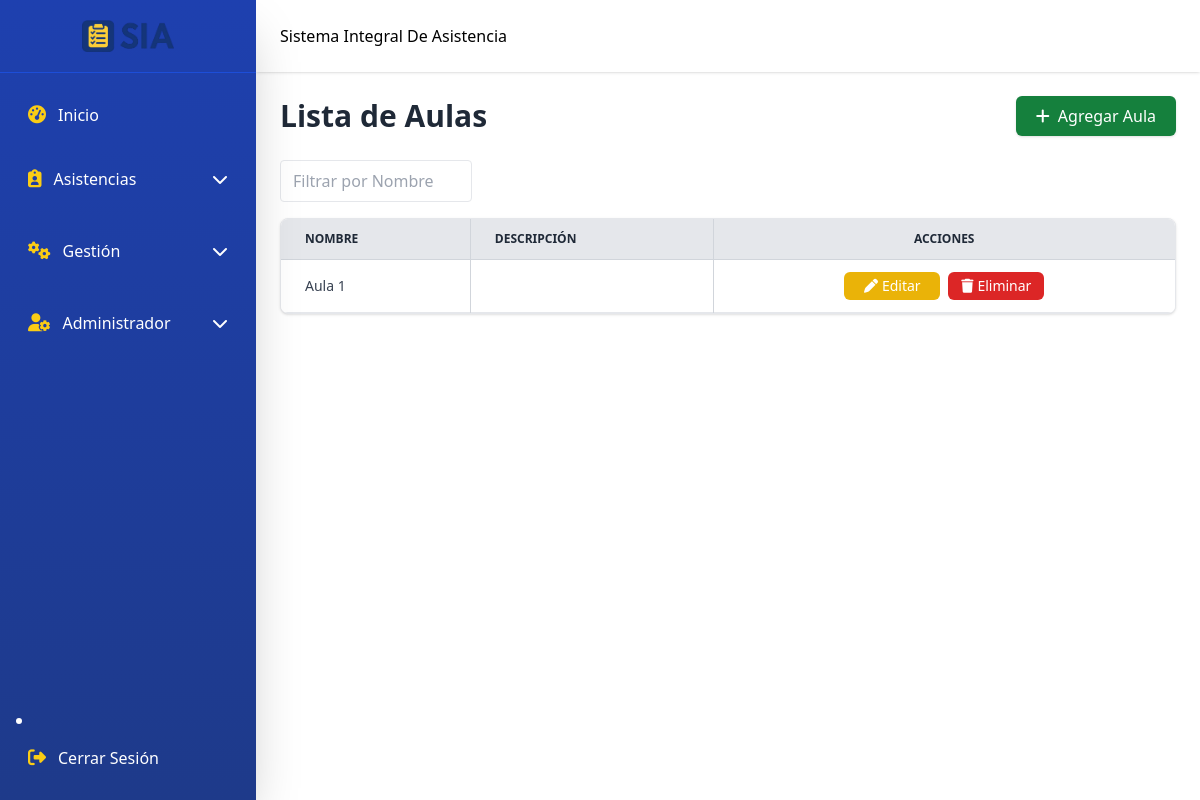
/classrooms.php (signed in), run on an earlier commit of the app's database.
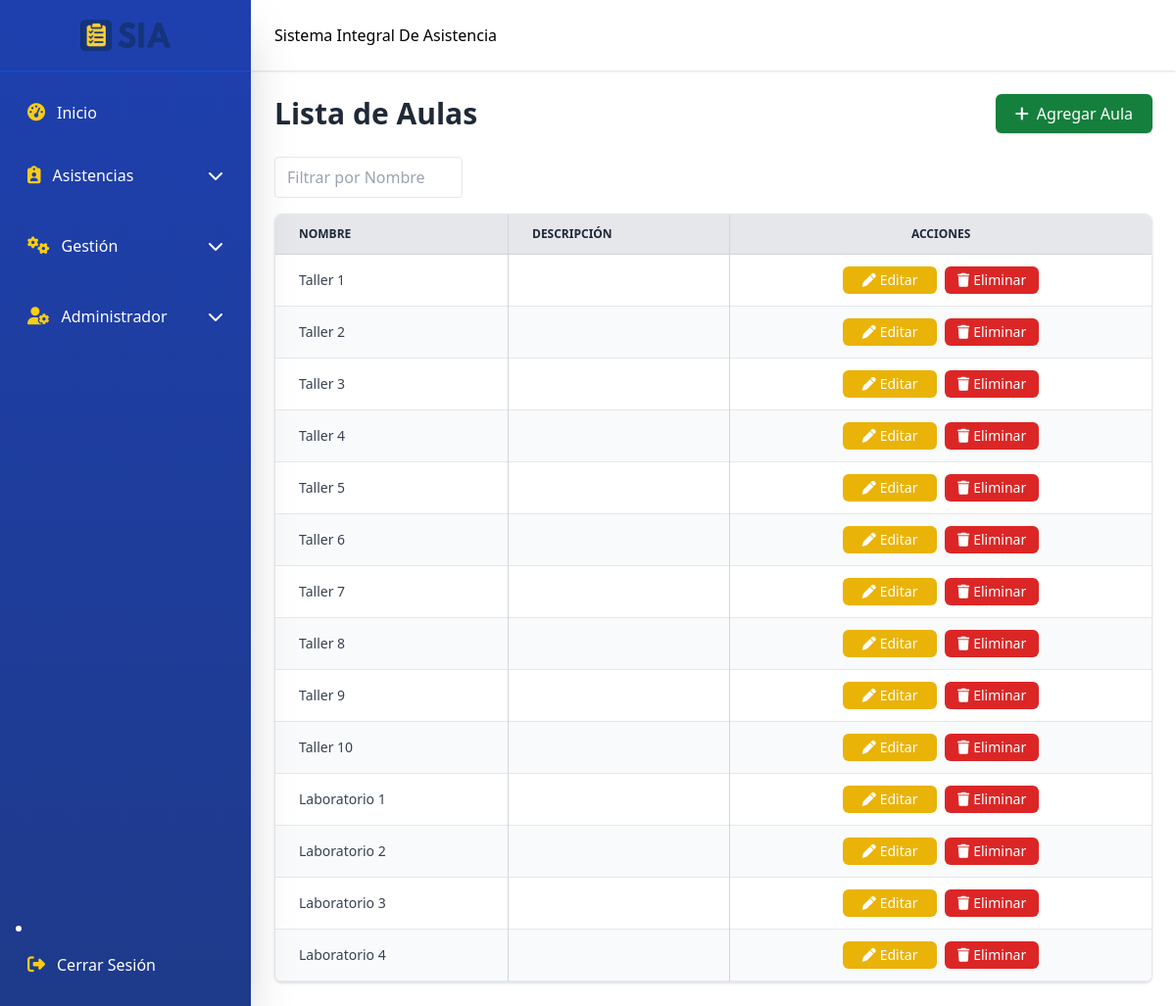
And on a later commit of the database.
### tables this page shows
CREATE TABLE `classrooms` (
  `classroom_id` int(11) NOT NULL,
  `name` varchar(50) NOT NULL,
  `description` varchar(255) DEFAULT NULL
);

### classrooms.php (the view, shortened to what this page needs)
<?php
include 'includes/session.php';
include 'includes/header.php';
include 'includes/sidebar.php';
include 'includes/navbar.php';
include 'includes/conn.php';
?>
<div class="flex-1 md:ml-64 transition-all duration-300">
  <br><br><br>
  <main class="pt-20 p-4 md:p-6">
    <div class="flex flex-col md:flex-row justify-between items-start md:items-center mb-6 gap-3 md:gap-0">
      <h1 class="text-3xl font-bold text-gray-800">Lista de Aulas</h1>
      <a href="javascript:void(0)" onclick="openModal('addClassroomModal')"
         class="inline-flex items-center bg-green-700 text-white px-5 py-2 rounded-md shadow hover:bg-green-800 transition w-full md:w-auto justify-center">
        <i class="fa-solid fa-plus mr-2"></i> Agregar Aula
      </a>
    </div>
    <div class="flex flex-wrap gap-2 mb-4">
      <input type="text" id="filterName" placeholder="Filtrar por Nombre" class="px-3 py-2 border rounded w-48">
    </div>
    <div class="overflow-x-auto rounded-lg shadow border border-gray-200 bg-white">
      <table class="min-w-full text-sm text-gray-700 border-collapse" id="classroomsTable">
        <thead class="bg-gray-200 text-gray-800 uppercase text-xs font-semibold border-b border-gray-300">
          <tr>
            <th class="px-6 py-3 border-r border-gray-300 text-left">Nombre</th>
            <th class="px-6 py-3 border-r border-gray-300 text-left">Descripción</th>
            <th class="px-6 py-3 text-center">Acciones</th>
          </tr>
        </thead>
        <tbody>
          <?php
          try {
              $stmt = $conn->query("SELECT * FROM classrooms ORDER BY classroom_id ASC");
              $classrooms = $stmt->fetchAll();
              if ($classrooms) {
                  foreach ($classrooms as $i => $classroom) {
                      $rowClass = $i % 2 === 0 ? 'bg-white' : 'bg-gray-50';
                      echo "<tr class='hover:bg-gray-50 {$rowClass} border-b border-gray-200'>";
                      echo "<td class='px-6 py-3 border-r border-gray-300 font-medium'>{$classroom['name']}</td>";
                      echo "<td class='px-6 py-3 border-r border-gray-300'>{$classroom['description']}</td>";
                      echo "<td class='px-6 py-3 flex gap-2 justify-center'>";
                      echo "<a href='javascript:void(0)' onclick='openEditModalClassroom(".json_encode($classroom).")'
                                 class='flex items-center justify-center bg-yellow-500 hover:bg-yellow-600 text-white px-3 py-1 rounded-md transition w-24'>
                                 <i class='fa-solid fa-pen mr-1'></i>Editar
                              </a>";
                      echo "<a href='classrooms_back/delete_classroom.php?id={$classroom['classroom_id']}'
                                 class='flex items-center justify-center bg-red-600 hover:bg-red-700 text-white px-3 py-1 rounded-md transition w-24'
                                 onclick=\"return confirm('¿Estás seguro de eliminar esta aula?')\">
                                 <i class='fa-solid fa-trash mr-1'></i>Eliminar
                              </a>";
                      echo "</td>";
                      echo "</tr>";
                  }
              } else {
                  echo "<tr><td colspan='3' class='px-6 py-3 text-center text-gray-500'>No hay aulas registradas</td></tr>";
              }
          } catch (PDOException $e) {
              echo "<tr><td colspan='3' class='px-6 py-3 text-center text-red-600'>Error: {$e->getMessage()}</td></tr>";
          }
          ?>
        </tbody>
      </table>
    </div>
  </main>
</div>

### includes/header.php (shortened to what this page needs)
<!DOCTYPE html>
<html lang="es">
<head>
  <script src="https://cdn.tailwindcss.com" defer></script>
  <link rel="stylesheet" href="https://cdn.jsdelivr.net/npm/swiper@11/swiper-bundle.min.css"/>
  <link rel="stylesheet" href="https://cdnjs.cloudflare.com/ajax/libs/font-awesome/6.5.2/css/all.min.css"/>
</head>
<body class="flex">

### includes/sidebar.php (shortened to what this page needs)
<?php
include 'includes/conn.php';
$role_id = $_SESSION['role_id'];
$permissions = [];
try {
    $stmt = $conn->prepare("SELECT page, action FROM role_permissions WHERE role_id = ?");
    $stmt->execute([$role_id]);
    $perms = $stmt->fetchAll(PDO::FETCH_ASSOC);
    foreach ($perms as $perm) {
        $permissions[$perm['page']][] = $perm['action'];
    }
} catch (PDOException $e) {
    echo "Error al cargar permisos: " . $e->getMessage();
}
?>
<aside id="sidebar" class="fixed top-0 left-0 h-screen w-64 bg-gradient-to-b from-blue-800 to-blue-900 text-white shadow-2xl flex flex-col transform -translate-x-full md:translate-x-0 transition-transform duration-300 ease-in-out z-50">
  <div class="relative p-5 border-b border-blue-700 flex justify-center items-center">
    <img src="assets/img/logosia.png" alt="Logo" class="h-8 w-auto">
  </div>
  <nav class="flex-1 p-4 overflow-y-auto">
    <ul class="space-y-3">
      <?php if(isset($permissions['index.php']) && in_array('view', $permissions['index.php'])): ?>
      <li>
        <a href="index.php" class="flex items-center p-3 rounded-lg hover:bg-blue-700 transition-all relative">
          <i class="fas fa-gauge-high mr-3 text-lg text-yellow-400"></i>
          <span class="font-medium">Inicio</span>
        </a>
      </li>
      <?php endif; ?>
      <?php
      $attendance_pages = ['attendance.php','attendance_report.php','student_attendance.php','teachers_attendance.php','attendance_reports_list.php'];
      $has_attendance = false;
      foreach($attendance_pages as $page) {
          if(isset($permissions[$page]) && in_array('view', $permissions[$page])) { $has_attendance = true; break; }
      }
      ?>
      <?php if($has_attendance): ?>
      <li>
        <button class="flex items-center justify-between w-full p-3 rounded-lg hover:bg-blue-700 focus:outline-none transition-all relative"
                onclick="this.nextElementSibling.classList.toggle('max-h-0'); this.nextElementSibling.classList.toggle('max-h-96');">
          <span class="flex items-center">
            <i class="fas fa-clipboard-user mr-3 text-lg text-yellow-400"></i>
            <span class="font-medium">Asistencias</span>
          </span>
          <i class="fas fa-chevron-down transition-transform duration-300"></i>
        </button>
      </li>
      <?php endif; ?>
      <?php
      $gestion_pages = ['teachers.php','students.php','courses.php','subjects.php','schedules.php','classrooms.php'];
      $has_gestion = false;
      foreach($gestion_pages as $page) {
          if(isset($permissions[$page]) && in_array('view', $permissions[$page])) { $has_gestion = true; break; }
      }
      ?>
      <?php if($has_gestion): ?>
      <li>
        <button class="flex items-center justify-between w-full p-3 rounded-lg hover:bg-blue-700 focus:outline-none transition-all relative"
                onclick="this.nextElementSibling.classList.toggle('max-h-0'); this.nextElementSibling.classList.toggle('max-h-96');">
          <span class="flex items-center">
            <i class="fas fa-gears mr-3 text-lg text-yellow-400"></i>
            <span class="font-medium">Gestión</span>
          </span>
          <i class="fas fa-chevron-down transition-transform duration-300"></i>
        </button>
      </li>
      <?php endif; ?>
      <?php
      $admin_pages = ['users.php','roles.php','attendance_report_admin.php'];
      $has_admin = false;
      foreach($admin_pages as $page) {
          if(isset($permissions[$page]) && in_array('view', $permissions[$page])) { $has_admin = true; break; }
      }
      ?>
      <?php if($has_admin): ?>
      <li>
        <button class="flex items-center justify-between w-full p-3 rounded-lg hover:bg-blue-700 focus:outline-none transition-all relative"
                onclick="this.nextElementSibling.classList.toggle('max-h-0'); this.nextElementSibling.classList.toggle('max-h-96');">
          <span class="flex items-center">
            <i class="fas fa-user-gear mr-3 text-lg text-yellow-400"></i>
            <span class="font-medium">Administrador</span>
          </span>
          <i class="fas fa-chevron-down transition-transform duration-300"></i>
        </button>
      </li>
      <?php endif; ?>
    </ul>
  </nav>
  <li class="mt-6 mb-4 px-4">
    <a href="logout.php" class="flex items-center p-3 rounded-lg hover:bg-red-600 transition-all relative">
      <i class="fas fa-right-from-bracket mr-3 text-lg text-yellow-400"></i>
      <span class="font-medium">Cerrar Sesión</span>
    </a>
  </li>
</aside>

### includes/navbar.php (shortened to what this page needs)
<header class="fixed top-0 left-0 md:left-64 right-0 bg-white shadow flex justify-between items-center p-6 z-30 transition-all duration-300">
  <div class="flex items-center space-x-4">
    <div class="flex items-center space-x-2">
      <span class="font-medium">Sistema Integral De Asistencia</span>
    </div>
  </div>
</header>

What changed in the data, as far as the page shows it:
removed classrooms: name "Aula 1"
added classrooms: name "Taller 1"
added classrooms: name "Taller 2"
added classrooms: name "Taller 3"
added classrooms: name "Taller 4"
added classrooms: name "Taller 5"
added classrooms: name "Taller 6"
added classrooms: name "Taller 7"
added classrooms: name "Taller 8"
added classrooms: name "Taller 9"
added classrooms: name "Taller 10"
added classrooms: name "Laboratorio 1"
added classrooms: name "Laboratorio 2"
added classrooms: name "Laboratorio 3"
added classrooms: name "Laboratorio 4"
